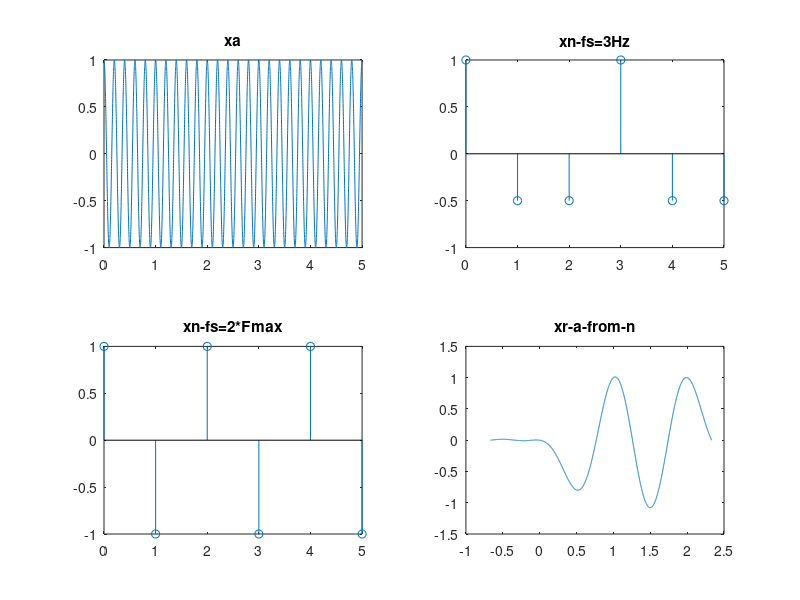

Here is the MATLAB script that generated this plot:
%%lab 1.1.17

format compact
close all;
clear;
clc;

%% Analog Time Periodic Signal

t1=0;
t2=5;
t=t1:0.001:t2;
A=1;
W=10*pi;
F=W/(2*pi);
PH=0;
Tmin=(2*pi)/W;
Fmax=1/Tmin;
xa=A*cos(W*t+PH);
subplot(2,2,1);
plot(t,xa);
title('xa');

%% Periodic Sampling

n1=0;
n2=5;
n=n1:n2;
fs=3;
Ts=1/fs;
xn=cos(W*(n.*Ts)+PH);
subplot(2,2,2);
stem(n,xn);
title('xn-fs=3Hz');

fss=2*Fmax;
Tss=1/fss;
xns=cos(W*(n.*Tss)+PH);
subplot(2,2,3);
stem(n,xns);
title('xn-fs=2*Fmax');

disp('The sampling theorem is not applied, because fs=3Hz<2*Fmax= ');
disp(2*Fmax);

%% Recreation

N=2;
t1n=(n1-N)*Ts;
t2n=(n2+N)*Ts;
tn=t1n:0.001:t2n;
xr=zeros(1,length(tn));
for i=1:length(tn)
    body=zeros(1,length(n));
    for j=n1+1:1:n2+1
body(j)=cos(W*(j*Ts)+PH)*sinc(tn(i)*fs-j);

    end
xr(i)=sum(body);
    
end
subplot(2,2,4);
plot(tn,xr);
title('xr-a-from-n');
